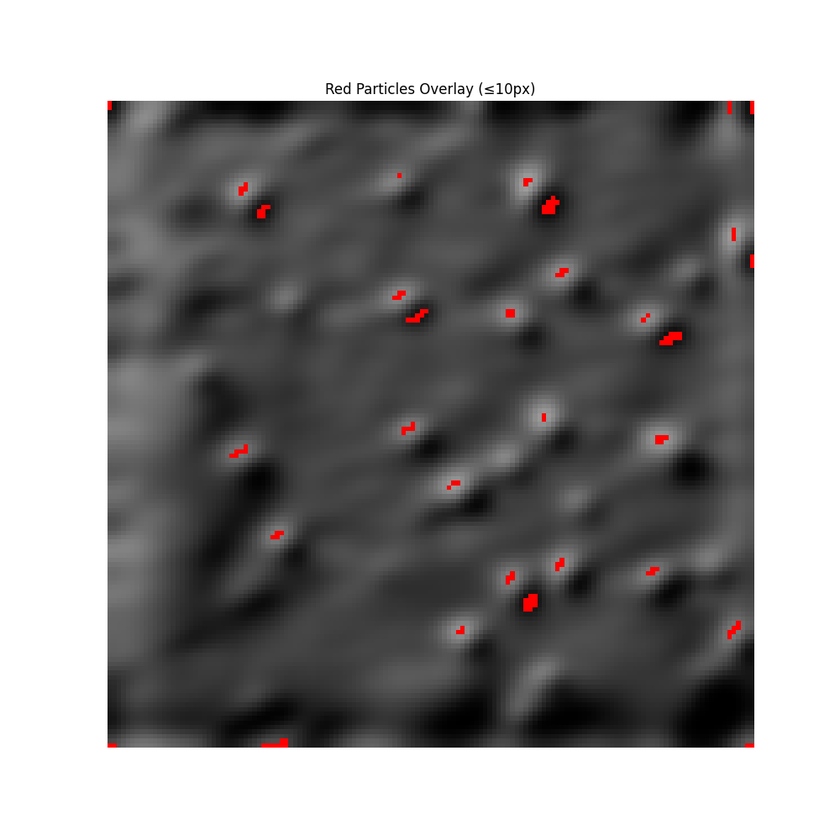
#> input picture particles_overlay.png, 840 x 840 px, shrunk from 1000 x 1000 before the run
$ python -i gradient_thresholding.py   (imports and definitions only)   (older library calls are emulated)
#> lines starting #> are read from the running program, lines starting #| are printed output that depends on the picture
#> further down, picture is the input picture: shape (840, 840, 3); mean B, G, R 142.5, 142.5, 143.5
import cv2
import numpy as np
from pathlib import Path
import matplotlib.pyplot as plt

# [7 lines left out: function load_image, not called in this run]

def compute_gradient_magnitude(image):
    """Compute gradient magnitude using Sobel operator in 4 directions."""
    # Sobel operators for different directions
    sobel_vertical = np.array([[-1, -2, -1],
                              [0, 0, 0],
                              [1, 2, 1]])

    sobel_horizontal = np.array([[-1, 0, 1],
                                [-2, 0, 2],
                                [-1, 0, 1]])

    sobel_diagonal1 = np.array([[-2, -1, 0],
                               [-1, 0, 1],
                               [0, 1, 2]])

    sobel_diagonal2 = np.array([[0, -1, -2],
                               [1, 0, -1],
                               [2, 1, 0]])

    # Apply Sobel operators
    grad_vertical = cv2.filter2D(image, cv2.CV_64F, sobel_vertical)
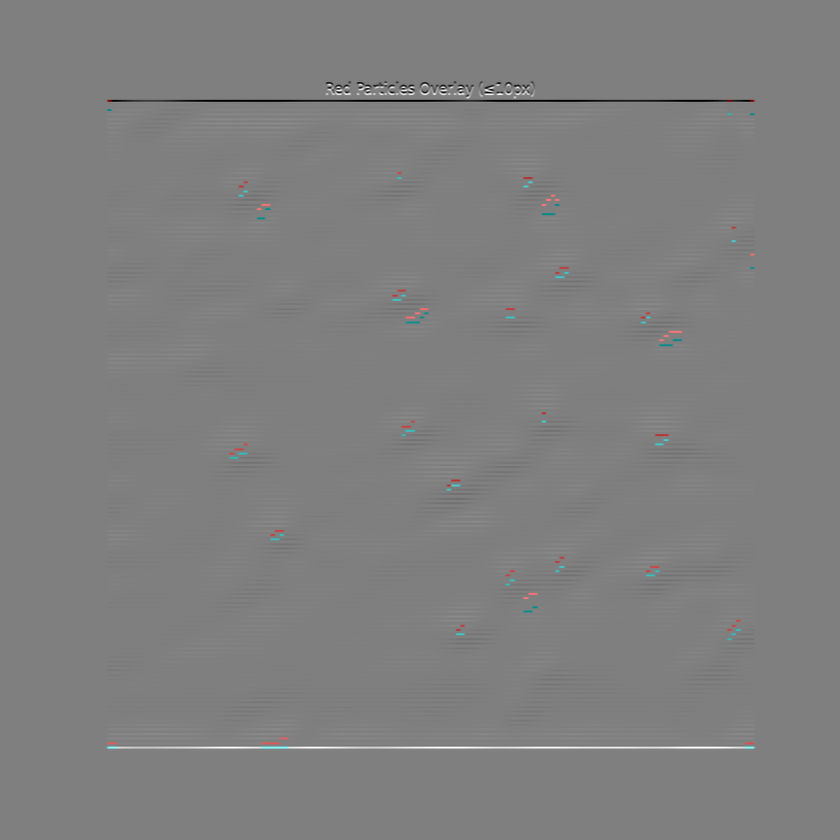
#> grad_vertical: shape (840, 840, 3) float64; mean B, G, R 0, 0, 0; drawn with min black and max white
    grad_horizontal = cv2.filter2D(image, cv2.CV_64F, sobel_horizontal)
    grad_diagonal1 = cv2.filter2D(image, cv2.CV_64F, sobel_diagonal1)
    grad_diagonal2 = cv2.filter2D(image, cv2.CV_64F, sobel_diagonal2)

    # Compute total gradient magnitude (sum of absolute values)
    gradient_magnitude = np.abs(grad_vertical) + np.abs(grad_horizontal) + \
                        np.abs(grad_diagonal1) + np.abs(grad_diagonal2)
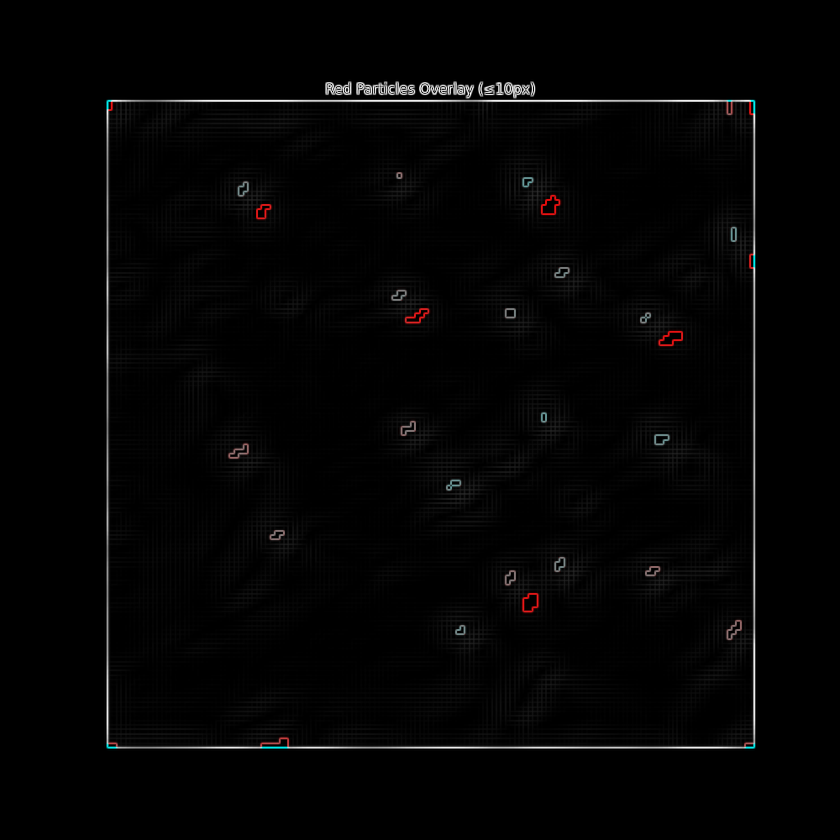
#> gradient_magnitude: shape (840, 840, 3) float64; mean B, G, R 42.9, 42.9, 44.7; drawn with min black and max white

    return np.uint8(np.clip(gradient_magnitude, 0, 255))
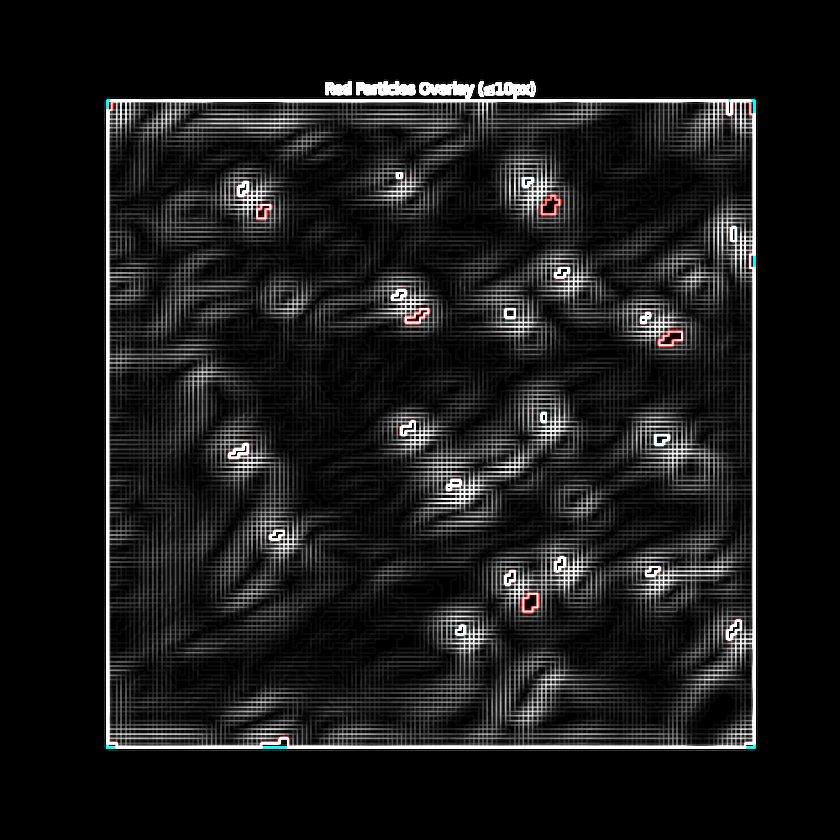
#> returned value: shape (840, 840, 3); mean of channels 0, 1, 2 25.4, 25.4, 25.6; drawn as B, G, R

# [142 lines left out: functions compute_gradient_histogram, find_optimal_threshold, plot_results, process_images, not called in this run]

# [6 lines not run here, left out]

>>> import cv2
>>> picture = cv2.imread('particles_overlay.png')
>>> result = compute_gradient_magnitude(picture)
